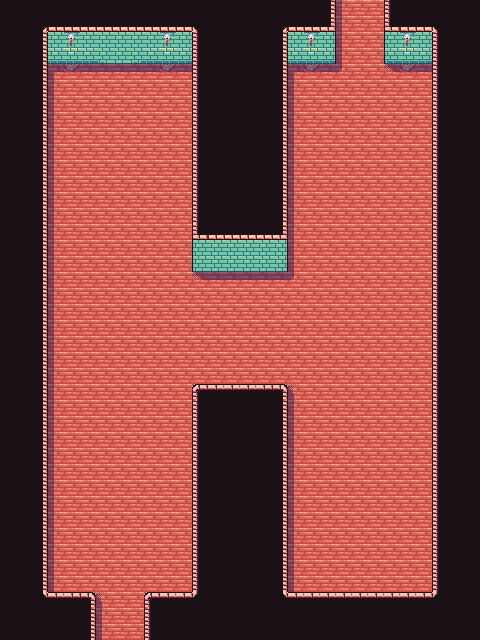

A level layout from a 2D game, rendered from its tile map. Below: a short description, then the map file with tile-grid data replaced by summaries:
An orthogonal 30x40 tile map with 16x16 px tiles, 3 tile layers (prototype, base, shadows) and 2 objects (north_exit, south_exit).

<map version="1.10" tiledversion="1.10.2" orientation="orthogonal" renderorder="right-down" width="30" height="40" tilewidth="16" tileheight="16" infinite="0" nextlayerid="22" nextobjectid="23">
 <tileset firstgid="1" source="../TangerineTavernPNG_PetricakeGames.tsx" />
 <layer id="1" name="prototype" width="30" height="40">
  <data>[1200 cells, 1200 non-empty, 4 distinct tile ids]</data>
 </layer>
 <layer id="20" name="base" width="30" height="40">
  <data>[1200 cells, 1200 non-empty, 28 distinct tile ids]</data>
 </layer>
 <layer id="19" name="shadows" width="30" height="40">
  <data>[1200 cells, 87 non-empty, 6 distinct tile ids]</data>
 </layer>
 <objectgroup id="21" name="objects_01">
  <object id="21" name="north_exit" x="359.818" y="1.2727">
   <point />
  </object>
  <object id="22" name="south_exit" x="120.667" y="639">
   <point />
  </object>
 </objectgroup>
</map>
